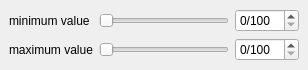
<?xml version="1.0" encoding="UTF-8"?>
<ui version="4.0">
 <class>Form</class>
 <widget class="QWidget" name="Form">
  <property name="geometry">
   <rect>
    <x>0</x>
    <y>0</y>
    <width>308</width>
    <height>63</height>
   </rect>
  </property>
  <property name="sizePolicy">
   <sizepolicy hsizetype="Preferred" vsizetype="Minimum">
    <horstretch>0</horstretch>
    <verstretch>0</verstretch>
   </sizepolicy>
  </property>
  <property name="windowTitle">
   <string>Form</string>
  </property>
  <layout class="QVBoxLayout" name="verticalLayout">
   <property name="margin">
    <number>0</number>
   </property>
   <item>
    <widget class="QWidget" name="widget" native="true">
     <property name="sizePolicy">
      <sizepolicy hsizetype="Preferred" vsizetype="Minimum">
       <horstretch>0</horstretch>
       <verstretch>0</verstretch>
      </sizepolicy>
     </property>
     <layout class="QGridLayout" name="gridLayout">
      <item row="0" column="0">
       <widget class="QLabel" name="label">
        <property name="text">
         <string>minimum value</string>
        </property>
       </widget>
      </item>
      <item row="0" column="1">
       <widget class="QSlider" name="_minSlider">
        <property name="minimumSize">
         <size>
          <width>100</width>
          <height>0</height>
         </size>
        </property>
        <property name="orientation">
         <enum>Qt::Horizontal</enum>
        </property>
       </widget>
      </item>
      <item row="0" column="2">
       <widget class="QSpinBox" name="_minSpin">
        <property name="suffix">
         <string>/100</string>
        </property>
        <property name="prefix">
         <string/>
        </property>
       </widget>
      </item>
      <item row="1" column="0">
       <widget class="QLabel" name="label_2">
        <property name="text">
         <string>maximum value</string>
        </property>
       </widget>
      </item>
      <item row="1" column="1">
       <widget class="QSlider" name="_maxSlider">
        <property name="minimumSize">
         <size>
          <width>100</width>
          <height>0</height>
         </size>
        </property>
        <property name="orientation">
         <enum>Qt::Horizontal</enum>
        </property>
       </widget>
      </item>
      <item row="1" column="2">
       <widget class="QSpinBox" name="_maxSpin">
        <property name="suffix">
         <string>/100</string>
        </property>
       </widget>
      </item>
     </layout>
    </widget>
   </item>
  </layout>
 </widget>
 <resources/>
 <connections>
  <connection>
   <sender>_minSlider</sender>
   <signal>valueChanged(int)</signal>
   <receiver>_minSpin</receiver>
   <slot>setValue(int)</slot>
   <hints>
    <hint type="sourcelabel">
     <x>200</x>
     <y>17</y>
    </hint>
    <hint type="destinationlabel">
     <x>280</x>
     <y>20</y>
    </hint>
   </hints>
  </connection>
  <connection>
   <sender>_maxSlider</sender>
   <signal>valueChanged(int)</signal>
   <receiver>_maxSpin</receiver>
   <slot>setValue(int)</slot>
   <hints>
    <hint type="sourcelabel">
     <x>180</x>
     <y>45</y>
    </hint>
    <hint type="destinationlabel">
     <x>267</x>
     <y>51</y>
    </hint>
   </hints>
  </connection>
  <connection>
   <sender>_minSpin</sender>
   <signal>valueChanged(int)</signal>
   <receiver>_minSlider</receiver>
   <slot>setValue(int)</slot>
   <hints>
    <hint type="sourcelabel">
     <x>237</x>
     <y>10</y>
    </hint>
    <hint type="destinationlabel">
     <x>186</x>
     <y>17</y>
    </hint>
   </hints>
  </connection>
  <connection>
   <sender>_maxSpin</sender>
   <signal>valueChanged(int)</signal>
   <receiver>_maxSlider</receiver>
   <slot>setValue(int)</slot>
   <hints>
    <hint type="sourcelabel">
     <x>241</x>
     <y>38</y>
    </hint>
    <hint type="destinationlabel">
     <x>194</x>
     <y>38</y>
    </hint>
   </hints>
  </connection>
 </connections>
</ui>
